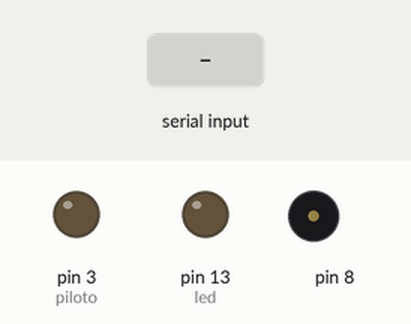
Simulated run of this sketch. Board: Arduino Uno, built with avr-gcc and run on an emulated ATmega328P. Parts: output pins drawn as LEDs (lit = HIGH), buzzer (waves = sounding). Inputs (shaded band) come from the test bench.

Above: at 1.2 s.
1.3 s: "H" received over Serial
At 1.42 s:
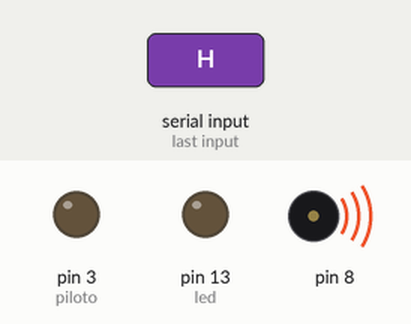
4.3 s: "W" received over Serial
At 6.6 s:
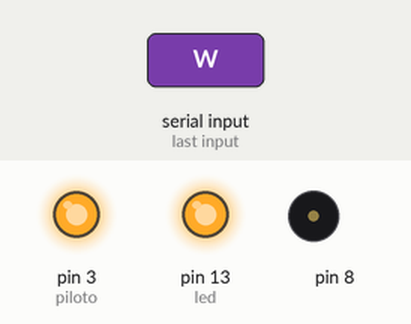
7.3 s: "L" received over Serial
At 8.4 s:
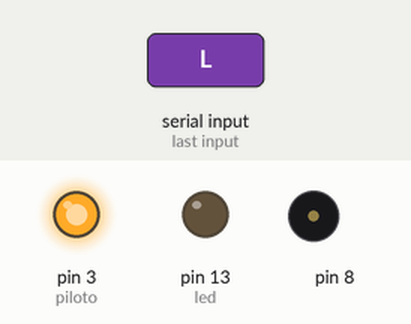
8.8 s: "H" received over Serial
At 8.92 s:
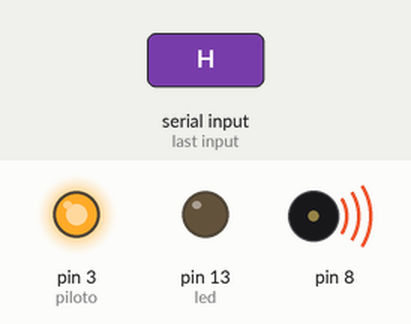
11.8 s: "S" received over Serial
At 14.7 s:
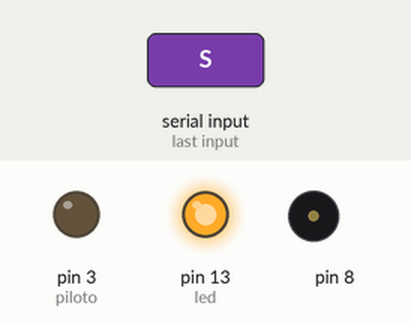
Timing chart, 0 to 15.8 s (numbered marks = the images above; inputs shaded):
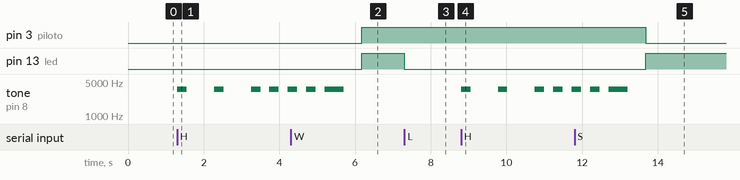

The sketch:

tonoFlash.ino
```cpp
 #include "pitches.h"

// notes in the melody:

int led = 13;
int piloto = 3;

int melody[] = {
  NOTE_A7,0, NOTE_A7,0,NOTE_A7,0,NOTE_A7,0,NOTE_A7,0,NOTE_A7,0,NOTE_A7,0};

// note durations: 4 = quarter note, 8 = eighth note, etc.:
int noteDurations[] = {
   4, 2, 4, 2, 4, 8, 4, 8, 4, 8, 4, 8, 2, 4 };

void setup() {

  pinMode(led,OUTPUT);
  pinMode(piloto,OUTPUT);
  Serial.begin(9600);

  // iterate over the notes of the melody:

}


void loop () {
  if (Serial.available()) { //Si está disponible
    char c = Serial.read(); //Guardamos la lectura en una variable char
    if (c == 'H') { //Si es una 'H', enciendo el LED

        for (int thisNote = 0; thisNote < 14; thisNote++) {

    // to calculate the note duration, take one second
    // divided by the note type.
    //e.g. quarter note = 1000 / 4, eighth note = 1000/8, etc.
    int noteDuration = 1000/noteDurations[thisNote];
    tone(8, melody[thisNote],noteDuration);

    // to distinguish the notes, set a minimum time between them.
    // the note's duration + 30% seems to work well:
    int pauseBetweenNotes = noteDuration * 1.30;
    delay(pauseBetweenNotes);
    // stop the tone playing:
    noTone(8);

  }
      digitalWrite(led, HIGH);
    }
    if (c == 'L') { //Si es una 'L', apago el LED
      digitalWrite(led, LOW);
    }
    if (c == 'W') { //Si es una 'W', enciendo calefaccion y piloto indicativo
      digitalWrite(piloto, HIGH);
    }
    if (c == 'S') { //Si es una 'S', apago la calefaccion
      digitalWrite(piloto, LOW);
    }
  }
}
```

pitches.h
```cpp
/*************************************************
 * Public Constants
 *************************************************/

#define NOTE_B0  31
#define NOTE_C1  33
#define NOTE_CS1 35
#define NOTE_D1  37
#define NOTE_DS1 39
#define NOTE_E1  41
#define NOTE_F1  44
#define NOTE_FS1 46
#define NOTE_G1  49
#define NOTE_GS1 52
#define NOTE_A1  55
#define NOTE_AS1 58
#define NOTE_B1  62
#define NOTE_C2  65
#define NOTE_CS2 69
#define NOTE_D2  73
#define NOTE_DS2 78
#define NOTE_E2  82
#define NOTE_F2  87
#define NOTE_FS2 93
#define NOTE_G2  98
#define NOTE_GS2 104
#define NOTE_A2  110
#define NOTE_AS2 117
#define NOTE_B2  123
#define NOTE_C3  131
#define NOTE_CS3 139
#define NOTE_D3  147
#define NOTE_DS3 156
#define NOTE_E3  165
#define NOTE_F3  175
#define NOTE_FS3 185
#define NOTE_G3  196
#define NOTE_GS3 208
#define NOTE_A3  220
#define NOTE_AS3 233
#define NOTE_B3  247
#define NOTE_C4  262
#define NOTE_CS4 277
#define NOTE_D4  294
#define NOTE_DS4 311
#define NOTE_E4  330
#define NOTE_F4  349
#define NOTE_FS4 370
#define NOTE_G4  392
#define NOTE_GS4 415
#define NOTE_A4  440
#define NOTE_AS4 466
#define NOTE_B4  494
#define NOTE_C5  523
#define NOTE_CS5 554
#define NOTE_D5  587
#define NOTE_DS5 622
#define NOTE_E5  659
#define NOTE_F5  698
#define NOTE_FS5 740
#define NOTE_G5  784
#define NOTE_GS5 831
#define NOTE_A5  880
#define NOTE_AS5 932
#define NOTE_B5  988
#define NOTE_C6  1047
#define NOTE_CS6 1109
#define NOTE_D6  1175
#define NOTE_DS6 1245
#define NOTE_E6  1319
#define NOTE_F6  1397
#define NOTE_FS6 1480
#define NOTE_G6  1568
#define NOTE_GS6 1661
#define NOTE_A6  1760
#define NOTE_AS6 1865
#define NOTE_B6  1976
#define NOTE_C7  2093
#define NOTE_CS7 2217
#define NOTE_D7  2349
#define NOTE_DS7 2489
#define NOTE_E7  2637
#define NOTE_F7  2794
#define NOTE_FS7 2960
#define NOTE_G7  3136
#define NOTE_GS7 3322
#define NOTE_A7  3520
#define NOTE_AS7 3729
#define NOTE_B7  3951
#define NOTE_C8  4186
#define NOTE_CS8 4435
#define NOTE_D8  4699
#define NOTE_DS8 4978
```

Measured:
- after the input at 1.3 s, tone on pin 8: plays 3520 Hz for 0.25 s, 3520 Hz for 0.25 s, 3520 Hz for 0.25 s, 3520 Hz for 0.25 s, 3520 Hz for 0.07 s, starting at once
- after the input at 4.3 s, pin 3 (piloto): LOW → HIGH after 1.9 s
- after the input at 7.3 s, pin 13 (led): HIGH → LOW at once
- after the input at 8.8 s, tone on pin 8: plays 3520 Hz for 0.25 s, 3520 Hz for 0.25 s, 3520 Hz for 0.25 s, 3520 Hz for 0.25 s, 3520 Hz for 0.07 s, starting at once
- after the input at 11.8 s, pin 3 (piloto): HIGH → LOW after 1.9 s
